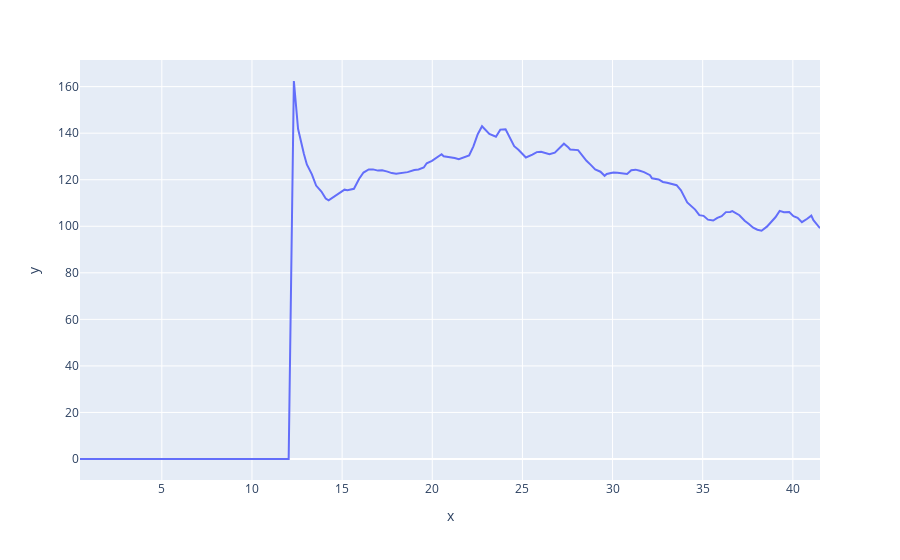

The notebook cell saved with this chart:
### Code cell
px.line(x=neo6mdf.time,y=neo6mdf.cog)

### Figure 1 — Plotly figure (JSON) as saved in the notebook; plotly's stock layout.template omitted (floating-point values rounded to 4 significant figures; data arrays with more than 128 entries replaced by an {"elided": "..."} marker saying what was removed)
{"data": [{"hovertemplate": "x=%{x}<br>y=%{y}<extra></extra>", "legendgroup": "", "line": {"color": "#636efa", "dash": "solid"}, "mode": "lines", "name": "", "orientation": "v", "showlegend": false, "type": "scatter", "x": {"elided": "164 float values"}, "xaxis": "x", "y": {"elided": "164 float values"}, "yaxis": "y"}], "layout": {"legend": {"tracegroupgap": 0}, "margin": {"t": 60}, "xaxis": {"anchor": "y", "domain": [0, 1], "title": {"text": "x"}}, "yaxis": {"anchor": "x", "domain": [0, 1], "title": {"text": "y"}}}}
